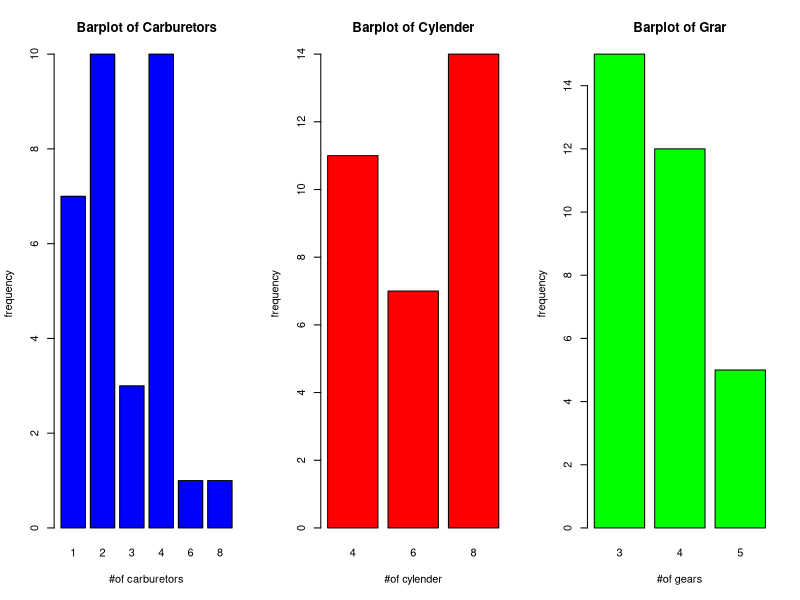

Recreate this plot in R.
par(mfrow=c(1,3))
barplot(table(mtcars$carb), 
        main="Barplot of Carburetors",
        xlab="#of carburetors",  
        ylab="frequency",
        col="blue")
barplot(table(mtcars$cyl), 
        main="Barplot of Cylender",
        xlab="#of cylender",  
        ylab="frequency",
        col="red")
barplot(table(mtcars$gear), 
        main="Barplot of Grar",
        xlab="#of gears",  
        ylab="frequency",
        col="green")
par(mfrow=c(1,1))
